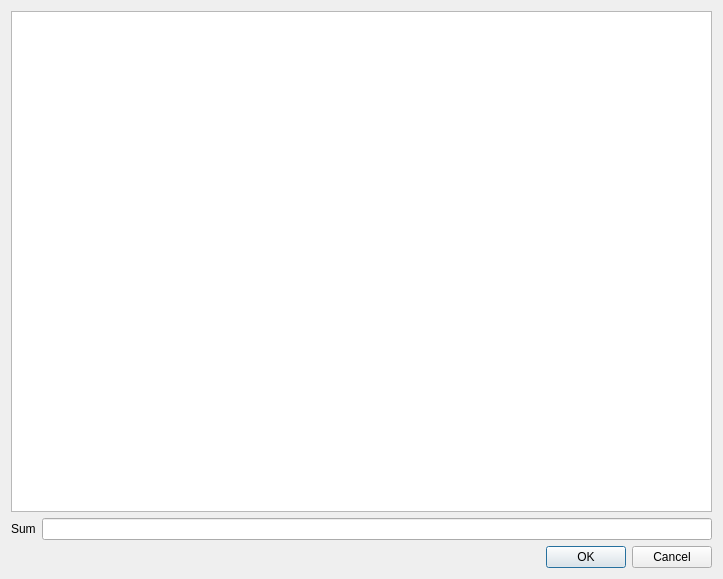
<?xml version="1.0" encoding="UTF-8"?>
<ui version="4.0">
 <class>ChooseUTXOsDialog</class>
 <widget class="QDialog" name="ChooseUTXOsDialog">
  <property name="geometry">
   <rect>
    <x>0</x>
    <y>0</y>
    <width>723</width>
    <height>579</height>
   </rect>
  </property>
  <property name="windowTitle">
   <string>Choost UTXOs</string>
  </property>
  <layout class="QVBoxLayout" name="verticalLayout_2">
   <item>
    <widget class="QTableWidget" name="UTXOsTableWidget">
     <property name="sortingEnabled">
      <bool>true</bool>
     </property>
     <attribute name="horizontalHeaderStretchLastSection">
      <bool>true</bool>
     </attribute>
    </widget>
   </item>
   <item>
    <layout class="QHBoxLayout" name="horizontalLayout">
     <item>
      <widget class="QLabel" name="label">
       <property name="text">
        <string>Sum</string>
       </property>
      </widget>
     </item>
     <item>
      <widget class="QLineEdit" name="sumLineEdit">
       <property name="readOnly">
        <bool>true</bool>
       </property>
      </widget>
     </item>
    </layout>
   </item>
   <item>
    <widget class="QDialogButtonBox" name="buttonBox">
     <property name="orientation">
      <enum>Qt::Horizontal</enum>
     </property>
     <property name="standardButtons">
      <set>QDialogButtonBox::Cancel|QDialogButtonBox::Ok</set>
     </property>
    </widget>
   </item>
  </layout>
 </widget>
 <resources/>
 <connections>
  <connection>
   <sender>buttonBox</sender>
   <signal>accepted()</signal>
   <receiver>ChooseUTXOsDialog</receiver>
   <slot>accept()</slot>
   <hints>
    <hint type="sourcelabel">
     <x>248</x>
     <y>254</y>
    </hint>
    <hint type="destinationlabel">
     <x>157</x>
     <y>274</y>
    </hint>
   </hints>
  </connection>
  <connection>
   <sender>buttonBox</sender>
   <signal>rejected()</signal>
   <receiver>ChooseUTXOsDialog</receiver>
   <slot>reject()</slot>
   <hints>
    <hint type="sourcelabel">
     <x>316</x>
     <y>260</y>
    </hint>
    <hint type="destinationlabel">
     <x>286</x>
     <y>274</y>
    </hint>
   </hints>
  </connection>
 </connections>
</ui>
